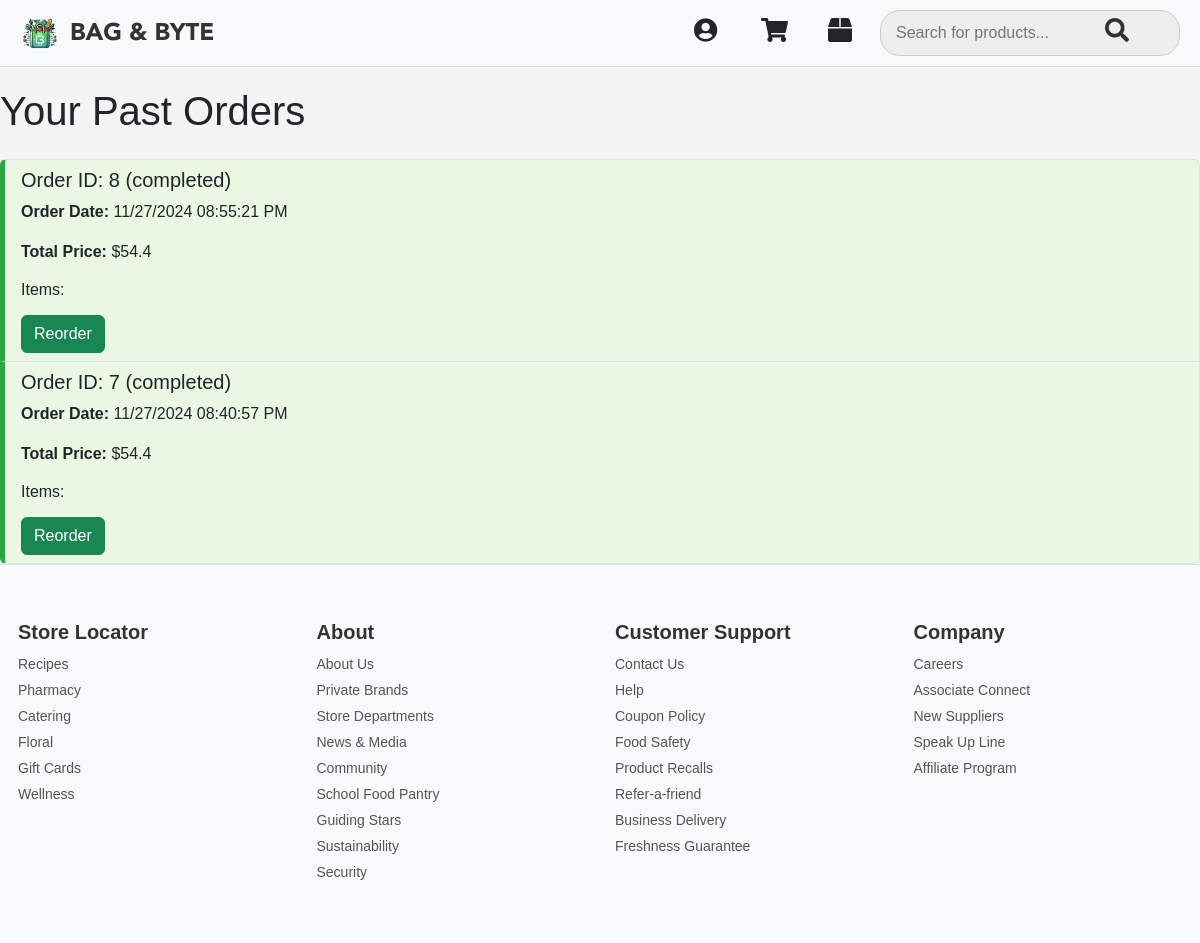
Before: /orders (signed in) with the older database file.
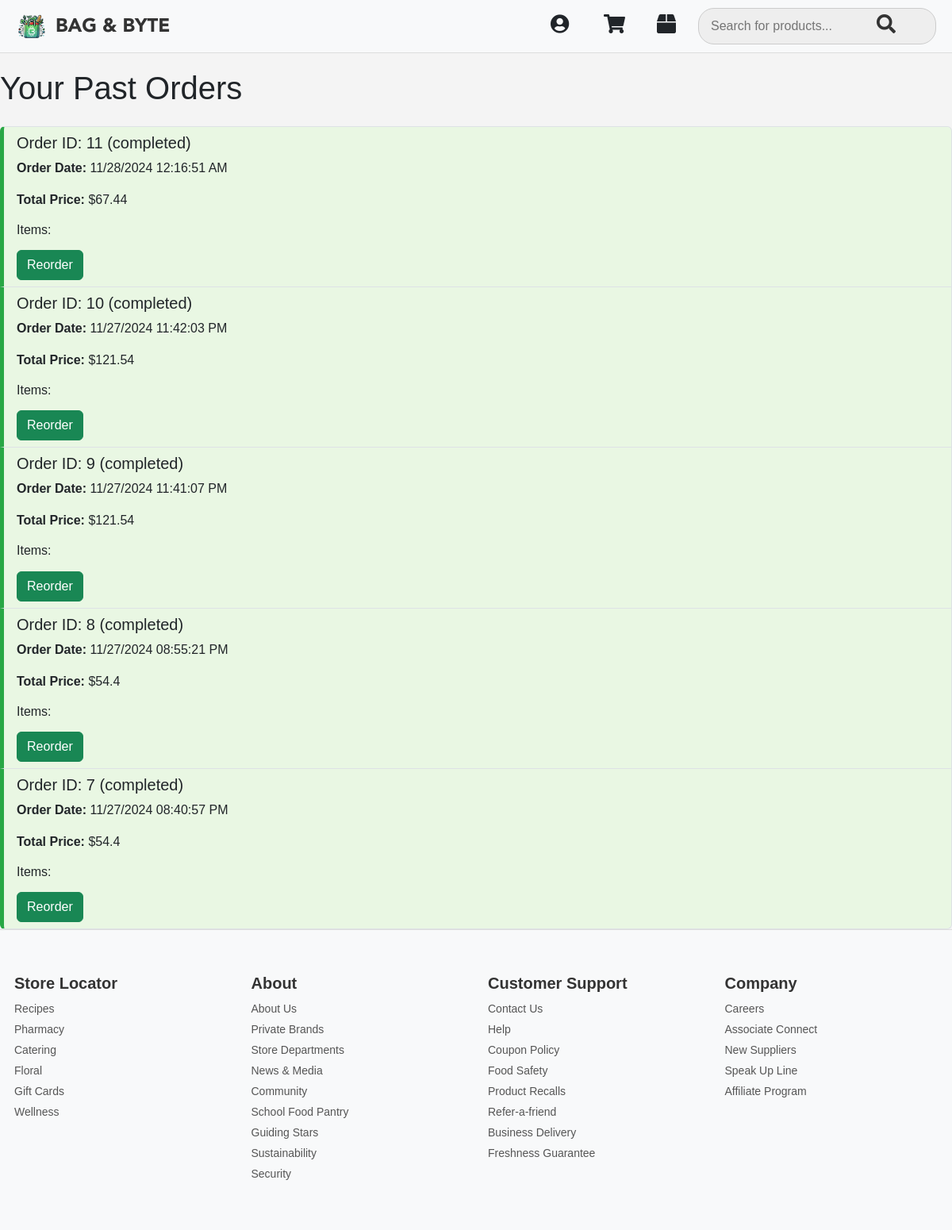
After: the same page with the newer database file.
### tables this page shows
CREATE TABLE orders (
            order_id INTEGER PRIMARY KEY AUTOINCREMENT,
            user_id TEXT,
            order_date TIMESTAMP DEFAULT CURRENT_TIMESTAMP,
            order_status TEXT,
            total_price REAL,
            items TEXT,  -- JSON-encoded list of items
            address TEXT,
            city TEXT,
            state TEXT,
            zip_code INTEGER,
            delivery_instructions TEXT,
            payment_status TEXT  -- To store payment status
        );

### app.py (the view)
@app.route('/orders')
def orders():
    if 'user_id' not in session:
        flash('Please log in to view your orders.', 'danger')
        return redirect(url_for('login'))
    user_id = session['user_id']
    orders = get_user_orders(user_id)
    return render_template('orders.html', orders=orders)

### app.py (called while the page is built)
@app.template_filter('to_12_hour')
def to_12_hour(value):
    try:
        return datetime.strptime(value, '%Y-%m-%d %H:%M:%S').strftime('%m/%d/%Y %I:%M:%S %p')
    except (ValueError, TypeError):
        return "Invalid Date"

@app.before_request
def before_request():
    if 'user_id' in session:
        user_id = session['user_id']
        session['cart_count'] = get_cart_count(user_id)
    else:
        session['cart_count'] = 0

### database.py (called while the page is built)
def get_cart_count(user_id):
    conn = sqlite3.connect('users.db')
    cursor = conn.cursor()
    cursor.execute('''
        SELECT SUM(quantity) FROM cart WHERE user_id = ?
    ''', (user_id,))
    cart_count = cursor.fetchone()[0] or 0
    conn.close()
    return cart_count

### templates/orders.html (shortened to what this page needs)
<!DOCTYPE html>
<html lang="en">
<head>
    <link rel="stylesheet" href="https://cdnjs.cloudflare.com/ajax/libs/font-awesome/5.15.4/css/all.min.css">
    <link rel="stylesheet" href="https://cdn.jsdelivr.net/npm/bootstrap@5.3.0/dist/css/bootstrap.min.css">
    <link rel="stylesheet" href="{{ url_for('static', filename='styles.css') }}">
</head>
<body>
    <header>
        <div class="header">
            <div class="d-flex align-items-center">
                <div class="logo">
                    <a href="{{ url_for('profile') }}">
                        <img src="{{ url_for('static', filename='logo.png') }}" alt="Logo">
                    </a>
                </div>
                <div class="logo-text">BAG & BYTE</div>
            </div>
            <div class="right-icons">
                {% if session.get('user_id') %}
                    <a href="{{ url_for('account') }}" class="icon-spacing"><i class="fas fa-user-circle"></i></a>
                    <a href="{{ url_for('cart') }}" class="icon-spacing"><i class="fas fa-shopping-cart"></i></a>
                    <a href="{{ url_for('orders') }}" class="icon-spacing"><i class="fas fa-box"></i></a>
                {% endif %}
                <form class="search-bar" action="{{ url_for('search') }}" method="GET">
                    <input type="text" name="query" placeholder="Search for products..." required>
                    <button type="submit"><i class="fas fa-search"></i></button>
                </form>
            </div>
        </div>
    </header>
    <main>
        <div class="checkout-form">
            <div style="height: 20px;"></div>
            <h1>Your Past Orders</h1>
            {% if orders %}
                <div class="list-group mt-4">
                    {% for order in orders %}
                        <div class="list-group-item {% if order.order_status == 'pending' %}order-pending{% else %}order-completed{% endif %}">
                            <h5>Order ID: {{ order.order_id }} ({{ order.order_status }})</h5>
                            <p><strong>Order Date:</strong> {{ order.order_date|to_12_hour }}</p>
                            <p><strong>Total Price:</strong> ${{ order.total_price|round(2) }}</p>
                            <h6>Items:</h6>
                            <div class="mt-3">
                                {% if order.order_status == 'pending' %}
                                    <form action="{{ url_for('confirm_order', order_id=order.order_id) }}" method="POST" style="display:inline;">
                                        <button type="submit" class="btn btn-primary">Confirm Order</button>
                                    </form>
                                {% elif order.order_status == 'completed' %}
                                    <form action="{{ url_for('reorder', order_id=order.order_id) }}" method="POST" style="display:inline;">
                                        <button type="submit" class="btn btn-success">Reorder</button>
                                    </form>
                                {% endif %}
                            </div>
                        </div>
                    {% endfor %}
                </div>
            {% else %}
                <p class="empty-message">No orders yet...</p>
            {% endif %}
        </div>
    </main>
    {% include 'footer.html' %}
</body>
</html>

### templates/footer.html (shortened to what this page needs)
<footer class="footer">
    <div class="container">
        <div class="row">
            <div class="col-md-3">
                <h5>Store Locator</h5>
                <p>Recipes</p>
                <p>Pharmacy</p>
                <p>Catering</p>
                <p>Floral</p>
                <p>Gift Cards</p>
                <p>Wellness</p>
            </div>
            <div class="col-md-3">
                <h5>About</h5>
                <p>About Us</p>
                <p>Private Brands</p>
                <p>Store Departments</p>
                <p>News & Media</p>
                <p>Community</p>
                <p>School Food Pantry</p>
                <p>Guiding Stars</p>
                <p>Sustainability</p>
                <p>Security</p>
            </div>
            <div class="col-md-3">
                <h5>Customer Support</h5>
                <p>Contact Us</p>
                <p>Help</p>
                <p>Coupon Policy</p>
                <p>Food Safety</p>
                <p>Product Recalls</p>
                <p>Refer-a-friend</p>
                <p>Business Delivery</p>
                <p>Freshness Guarantee</p>
            </div>
            <div class="col-md-3">
                <h5>Company</h5>
                <p>Careers</p>
                <p>Associate Connect</p>
                <p>New Suppliers</p>
                <p>Speak Up Line</p>
                <p>Affiliate Program</p>
            </div>
        </div>
    </div>
</footer>

### static/styles.css (style rules this page uses)
body { font-family: 'LarsseitMedium', sans-serif; margin: 0; padding: 0; background-color: #f4f4f4; }
.logo img { height: 40px; }
.search-bar { display: flex; align-items: center; border: 1px solid #ccc; border-radius: 20px; padding: 5px 10px; width: 300px; }
.search-bar input { border: none; padding: 5px; width: 100%; outline: none; border-radius: 20px; }
.search-bar button { background-color: transparent; border: none; cursor: pointer; padding-left: 10px; }
.logo-text { font-family: 'AvenirBlack', sans-serif, monospace; font-weight: bold; }
.header { display: flex; align-items: center; padding: 10px 20px; background-color: #f8f9fa; border-bottom: 1px solid #ddd; }
.logo img { max-width: 40px; height: auto; }
.logo-text { font-size: 24px; margin-left: 10px; font-weight: bold; color: #333; }
.right-icons { display: flex; align-items: center; gap: 20px; margin-left: auto; }
.icon-spacing { margin-left: 15px; }
.right-icons i { font-size: 24px; width: 32px; height: 32px; line-height: normal; vertical-align: middle; }
.right-icons a { font-size: 20px; color: #212529; }
.search-bar { display: flex; align-items: center; background-color: #eee; border-radius: 20px; padding: 5px 10px; }
.search-bar input { border: none; outline: none; background: transparent; width: 200px; padding: 5px; }
.search-bar button { background: transparent; border: none; color: #333; font-size: 18px; cursor: pointer; }

### templates/orders.html (style rules this page uses)
.order-completed { background-color: #e9f7e3; border-left: 5px solid #28a745; }

### templates/footer.html (style rules this page uses)
.footer { background-color: #f8f9fa; padding: 40px 0; border-top: 1px solid #ddd; font-size: 14px; color: #333; }
.footer h5 { font-weight: bold; color: #333; margin-bottom: 10px; }
.footer p { margin: 5px 0; color: #555; }
.container { max-width: 1200px; margin: 0 auto; padding: 0 15px; }
.row { display: flex; flex-wrap: wrap; }
.col-md-3 { width: 100%; max-width: 25%; padding: 15px; }

Changed rows visible on the page:
added orders: order_id "11", order_status "completed", order_date|to_12_hour "11/28/2024 12:16:51 AM", total_price "67.44"
added orders: order_id "10", order_status "completed", order_date|to_12_hour "11/27/2024 11:42:03 PM", total_price "121.54"
added orders: order_id "9", order_status "completed", order_date|to_12_hour "11/27/2024 11:41:07 PM", total_price "121.54"
